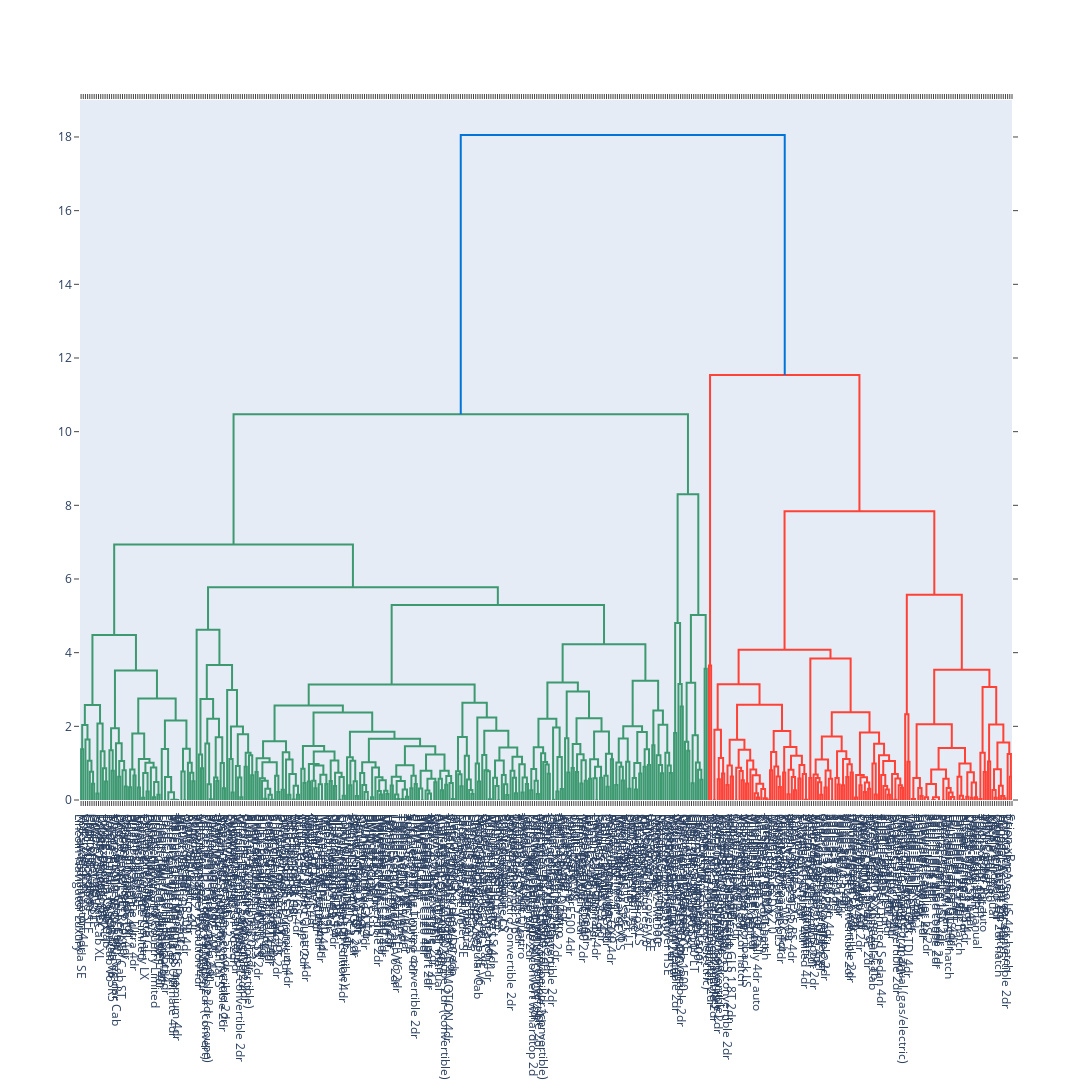

Here is the notebook cell this chart was saved with:
### Markdown cell above
## Dendograma
Cluster haciendo jerarquias

### Code cell
fig = ff.create_dendrogram(X_sc,  labels=(df_2d["Make"] +'-'+ df["Model"]).values)
fig.update_layout(width=5000, height=2000)
fig.show()
